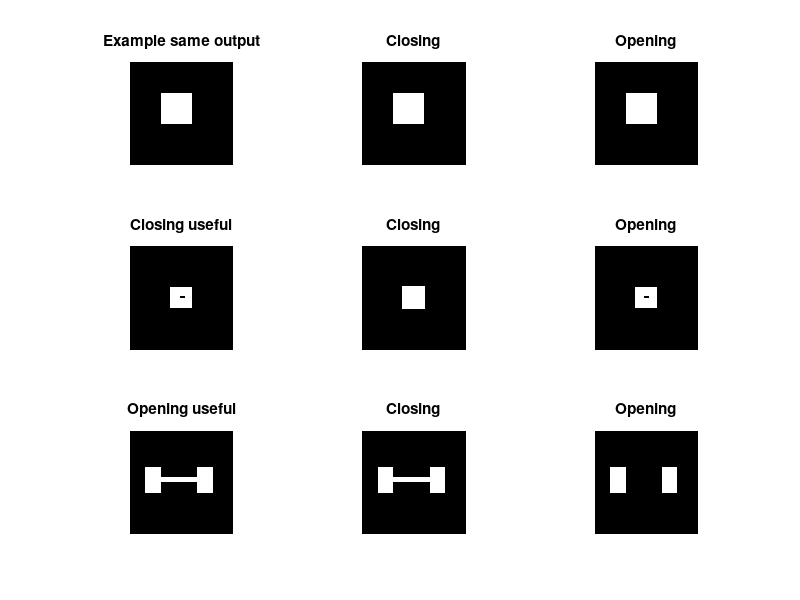

MATLAB code to generate this figure:
function P1_2()
    close all;
    clear all;
    clc;
    img = zeros(10,10);
    img(4:6,4:6) = 1;

    %-- Same example --
    closing = erosion(dilation(img));
    opening = dilation(erosion(img));
    subplot(3,3,1); imshow(img); hold on; title('Example same output');
    subplot(3,3,2); imshow(closing); hold on; title('Closing');
    subplot(3,3,3); imshow(opening); hold on; title('Opening');

    %-- Closing is useful--
    img = zeros(100,100);
    img(40:60,40:60) = 1;
    img(49:50,49:53) = 0;
    closing = dilation(img);
    opening = dilation(erosion(img));
    subplot(3,3,4); imshow(img); hold on; title('Closing useful');
    subplot(3,3,5); imshow(closing); hold on; title('Closing');
    subplot(3,3,6); imshow(opening); hold on; title('Opening');

    %-- Opening is useful--
    img = zeros(20,20);
    img(8:12,4:6) = 1;
    img(8:12,14:16) = 1;
    img(10,4:16) = 1;
    closing = erosion(dilation(img));
    opening = dilation(erosion(img));
    subplot(3,3,7); imshow(img); hold on; title('Opening useful');
    subplot(3,3,8); imshow(closing); hold on; title('Closing');
    subplot(3,3,9); imshow(opening); hold on; title('Opening');


function newImg = dilation(img)
    % - Dilation - 
    mask = [1 1 1; 1 1 1; 1 1 1];
    resConv = conv2(img,mask, 'same');
    newImg = zeros(size(img));
    newImg(resConv >= 1) = 1;

function newImg =  erosion(img)
    % - Erosion - 
    mask = [1 1 1; 1 1 1; 1 1 1];
    resConv = conv2(img,mask, 'same');
    newImg = zeros(size(img));
    newImg(resConv == 9) = 1;
